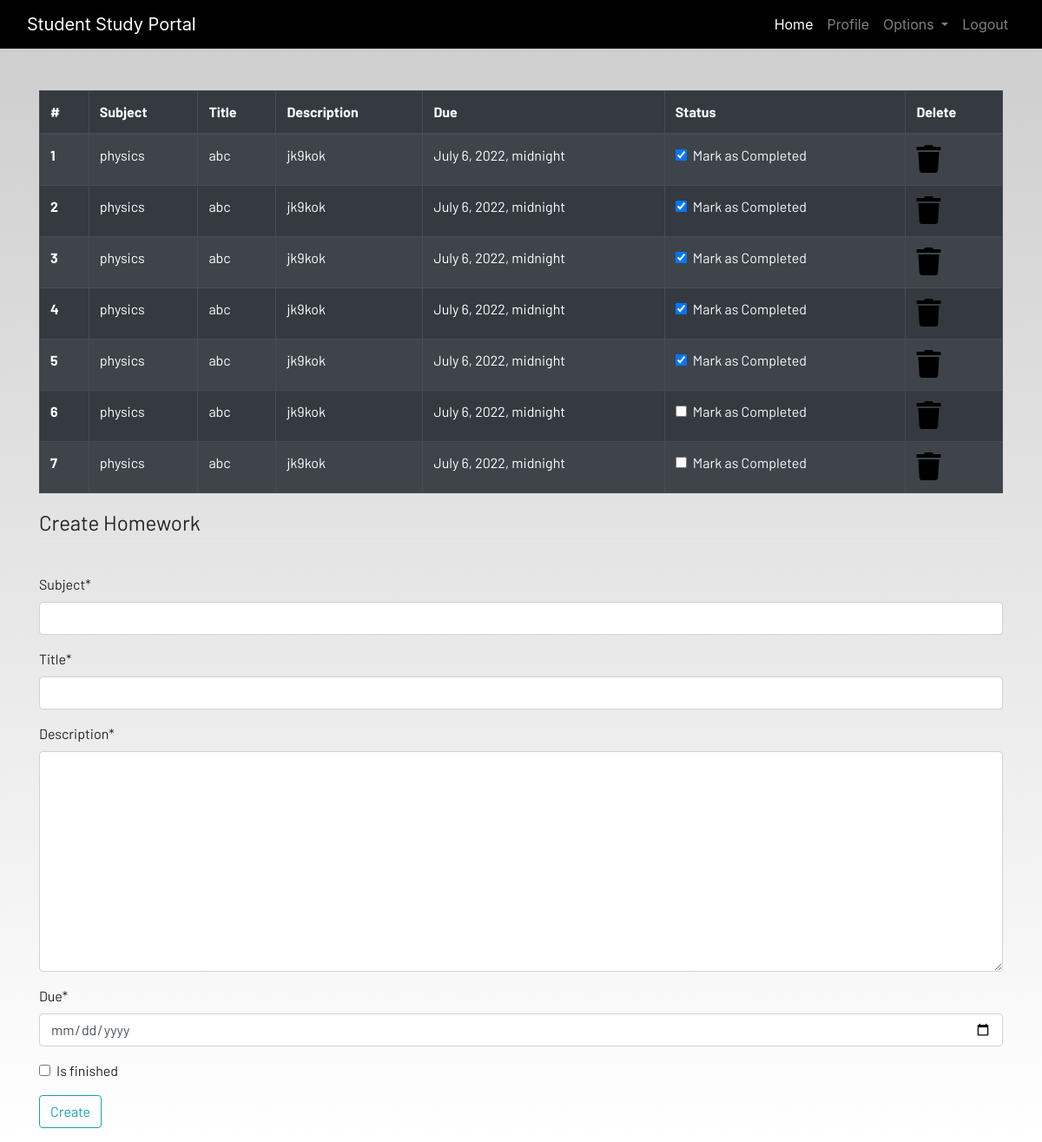
The page /homeWork (signed in) on the database its author committed.
### dashboard/models.py (models this page shows, shortened)
class Homework(models.Model):
    user = models.ForeignKey(User,on_delete=models.CASCADE)
    subject = models.CharField(max_length=50)
    title = models.CharField(max_length=100)
    description = models.TextField()
    due = models.DateTimeField()
    is_finished = models.BooleanField(default=False)

### dashboard/views.py (the view)
# urls.py: path('homeWork', views.homeWork, name='homeWork'),
@login_required
def homeWork(request):
    if request.method == 'POST':
        form = HomeworkForm(request.POST)
        if form.is_valid():
            try:
                finshed = request.POST['is_finished']
                if finshed == 'on':
                    finshed = True
                else:
                    finshed = False
            except:
                finshed = False
            homeworks = Homework(
                user = request.user,
                subject = request.POST['subject'],
                title = request.POST['title'],
                description = request.POST['description'],
                due = request.POST['due'],
                is_finished = finshed
            )
            homeworks.save()
            messages.success(request, f"Homework Added from {request.user.username} successfully|")
    else:
        form = HomeworkForm()
    homeworks = Homework.objects.filter(user=request.user)
    if len(homeworks) == True:
        homework_done = True
    else:
        homework_done = False
    contex = {
        'homeworks': homeworks,
        'homework_done':homework_done,
        'form':form
    }
    return render(request, 'dashboard/homework.html', contex)

### dashboard/forms.py
class HomeworkForm(forms.ModelForm):
    class Meta:
        model = Homework
        widgets = {'due':DateInput}
        fields = ['subject', 'title', 'description', 'due', 'is_finished']

### dashboard/templates/dashboard/homework.html (shortened to what this page needs)
{% extends 'dashboard/base.html' %}
{% load static %}
{% load crispy_forms_tags %}
{% block content %}
<div class="container">
    {% if not homework_done %}
    <table class="table table-striped table-bordered table-hover table-dark">
        <thead>
            <tr>
                <th scope="col">#</th>
                <th scope="col">Subject</th>
                <th scope="col">Title</th>
                <th scope="col">Description</th>
                <th scope="col">Due</th>
                <th scope="col">Status</th>
                <th scope="col">Delete</th>
            </tr>
        </thead>
        <tbody>
            {% for homework in homeworks %}
            <tr>
                <th scope="row">{{forloop.counter}}</th>
                <td>{{homework.subject}}</td>
                <td>{{homework.title}}</td>
                <td>{{homework.description}}</td>
                <td>{{homework.due}}</td>
                <td>
                    <a href="{% url 'update_homework' homework.id %}">
                        <div class="form-check">
                            {% if  homework.is_finished == True %}
                            <input class="form-check-input" type="checkbox" value="" checked>
                            {% else %}
                            <input class="form-check-input" type="checkbox" value="">
                            {% endif %}
                            <label class="form-check-label text-light" for="flexCheckDefault">
                                Mark as Completed
                            </label>
                        </div>
                    </a>
                </td>
                <td><a href="{% url 'deletehomework' homework.id %}"><i class="fa fa-trash fa-2x"></i></a></td>
            </tr>
            {% endfor %}
        </tbody>
    </table>
    {% else %}
    <h4>All homeworks are completed!! Create to have more!!</h4>
{% endif %}
</div>
<div class=" container">
    <form method="POST">
        <fieldset class="form-group">
            <legend class="border-bottom mb-4">Create Homework</legend>
        </fieldset>
        {{form|crispy}}
        <div class="form-group">
            <button href="" class="btn btn-outline-info" type="submit">
                Create
            </button>
        </div>
    </form>
</div>
{% endblock content %}

### dashboard/templates/dashboard/base.html (shortened to what this page needs)
<!DOCTYPE html>
{% load static %}
<html lang="en">
<head>
  <link rel="stylesheet" href="https://stackpath.bootstrapcdn.com/bootstrap/4.3.1/css/bootstrap.min.css"
 />
    <link rel="stylesheet" href="https://use.fontawesome.com/releases/v5.7.2/css/all.css"
 />
    <link rel="stylesheet" href="{% static 'css/main.css' %}" />
</head>
<body>
  <header>
    <nav class="navbar navbar-expand-lg navbar-dark bg-dark">
      <div class="container-fluid">
        <a class="navbar-brand" href="#">Student Study Portal</a>
        <div class="collapse navbar-collapse justify-content-end" id="navbarSupportedContent">
          <ul class="navbar-nav mb-2 mb-lg-0">
            <li class="nav-item">
              <a class="nav-link active" aria-current="page" href="{% url 'home' %}">Home</a>
            </li>
            {% if user.is_authenticated %}
            <li class="nav-item">
              <a class="nav-link" href="{% url 'profile' %}">Profile</a>
            </li>
            <li class="nav-item dropdown">
              <a class="nav-link dropdown-toggle" href="#" id="navbarDropdown" role="button" data-toggle="dropdown"
                aria-haspopup="true" aria-expanded="false">
                Options
              </a>
            </li>
            <li class="nav-item">
              <a class="nav-link" href="{% url 'logout' %}">Logout</a>
            </li>
            {% endif %}
          </ul>
        </div>
      </div>
    </nav>
  </header>
  <br /><br />
  <main>
    {% block content %}
    {% endblock content %}
  </main>
</body>
</html>

### static/css/main.css (style rules this page uses)
html { scroll-behavior: smooth; height: 100%; width: 100%; }
main { font-family: Barlow, Quicksand, Rubik, sans-serif, serif, 'Times New Roman', Times, serif !important; }
.navbar { background-color: rgb(0, 0, 0) !important; }
a { text-decoration: none !important; color: black; }
html, body { max-width: 100%; overflow-x: hidden; height: 100%; width: 100%; }
body { background: linear-gradient(rgba(0, 0, 0, 0.2), rgba(255, 255, 255, 0.5)); overflow-x: hidden; background-repeat: no-repeat; }
.fa { color: black; }

### rows shown on the page
Homework: subject "physics", title "abc", description "jk9kok", due "July 6, 2022, midnight"
Homework: subject "physics", title "abc", description "jk9kok", due "July 6, 2022, midnight"
Homework: subject "physics", title "abc", description "jk9kok", due "July 6, 2022, midnight"
Homework: subject "physics", title "abc", description "jk9kok", due "July 6, 2022, midnight"
Homework: subject "physics", title "abc", description "jk9kok", due "July 6, 2022, midnight"
Homework: subject "physics", title "abc", description "jk9kok", due "July 6, 2022, midnight"
Homework: subject "physics", title "abc", description "jk9kok", due "July 6, 2022, midnight"
